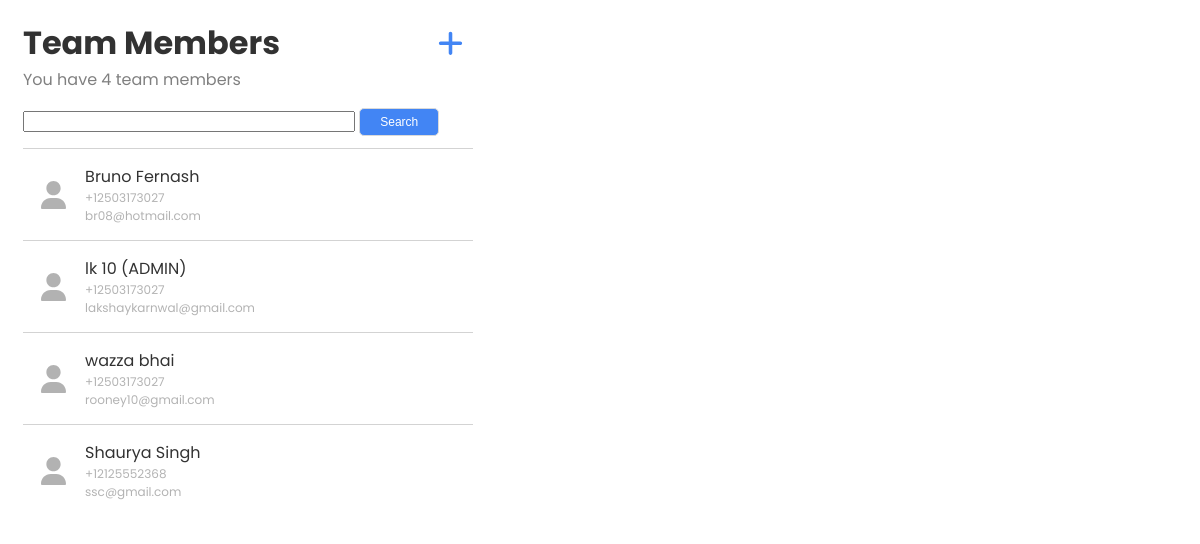
The page / on the database its author committed.
### base/models.py (models this page shows, shortened)
class Member(models.Model):
    user = models.ForeignKey(
        User, on_delete=models.CASCADE, null=True, blank=True)
    first_name = models.CharField(
        max_length=200, null=False, default='')
    last_name = models.CharField(
        max_length=200, null=False, default='')
    email = models.EmailField(
        max_length=70, null=True, blank=True, unique=True)
    phone = PhoneNumberField(default='')
    Reg = 'Regular'
    Admin = 'Admin'
    Role_options = (
        (Reg, "Regular - Can't delete members"),
        (Admin, "Admin - Can delete memebers")
    )
    role = models.CharField(max_length=10, choices=Role_options, default=Reg)

### base/views.py (the view)
# urls.py: path('', MemberList.as_view(), name='members'),
class MemberList(ListView):
    model = Member
    context_object_name = 'members'
    def get_context_data(self, **kwargs):
        context = super().get_context_data(**kwargs)
        search_input = self.request.GET.get('search-area') or ''
        if search_input:
            context['members'] = context['members'].filter(
                first_name__icontains=search_input)
        context['search_input'] = search_input
        return context

### base/templates/base/member_list.html (shortened to what this page needs)
{% extends 'base/main.html' %}
{% block content %}
<a class="add_icon" href="{% url 'member-create' %}">
</a>
<h1 class="heading">Team Members</h1>
<p class="subheading">You have {{members.count}} team members</p>
<form method="GET">
    <input class="search_bar" type='text' name='search-area' value="{{search_input}}"/>
    <input class="button" type='submit' value='Search'/>
</form>
<div class="table_container">
    <table>
        <tr>
            <th></th>
            <th></th>
        </tr>
        {% for member in members %}
        <tr class="list_element">
            <td>
            </td>
            <td>
                <a href="{% url 'member-update' member.id %}">
                    <p class="element_title">{{member.first_name}} {{member.last_name}}
                    {% if member.role == 'ADMIN' %}
                    ({{member.role}})
                    {% endif %}
                    </p>
                    <p class="element_subtitle">{{member.phone}}</p>
                    <p class= "element_subtitle">{{member.email}}</p>
                </a>
            </td>
        </tr>
        {% empty %}
            <h3>No members in list</h3>
        {% endfor %}
    </table>
</div>
{% endblock content %}

### base/templates/base/main.html (shortened to what this page needs)
<!DOCTYPE html>
<html>
<head>
    {% load static %}
    <link rel='stylesheet' type='text/css' media='screen' href="{% static 'style.css' %}">
</head>
<body>
    <div class="container">
        {% block content %}
        {% endblock content %}
    </div>
</body>
</html>

### base/static/style.css (style rules this page uses)
@media screen and (min-width: 960px) { body { width: 40%; } }
body { background-color: white; font-family: 'Montserrat', sans-serif; font-family: 'Poppins', sans-serif; box-sizing: border-box; color: grey; padding: 5px 15px 5px 15px; }
td { border-top: 1px solid lightgrey; padding-top: 15px; padding-bottom: 15px; }
table { border-spacing: 10px; border-collapse: collapse; width: 100%; }
p { margin-bottom: 0px; margin-top: 0px; }
a, a:focus, a:active { text-decoration: none; color: inherit; }
.add_icon { float: right; padding: 10px; }
.heading { font-size: 2em; margin-bottom: 0px; margin-top: 0.2em; color: black; opacity: 80%; width: fit-content; }
.subheading { font-size: 1em; margin-bottom: 1em; color: grey; }
.button { color: white; background: #4285F4; border: 1px #DADADA solid; padding: 5px 10px; border-radius: 5px; font-size: 9pt; outline: none; height: 28px; width: 80px; }
input, label { margin-bottom: 10px; }
.search_bar { width: 72%; }
.profile_icon { display: flex; margin-left: auto; margin-right: auto; }
.element_title { color: black; opacity: 80%; }
.element_subtitle { opacity: 60%; font-size: 12px; }

### rows shown on the page
Member: first_name "Bruno", last_name "Fernash", phone "+12503173027", email "br08@hotmail.com"
Member: first_name "lk", last_name "10", role "ADMIN", phone "+12503173027", email "lakshaykarnwal@gmail.com"
Member: first_name "wazza", last_name "bhai", phone "+12503173027", email "rooney10@gmail.com"
Member: first_name "Shaurya", last_name "Singh", phone "+12125552368", email "ssc@gmail.com"

### other values the page prints
{{ members.count }} "4"
